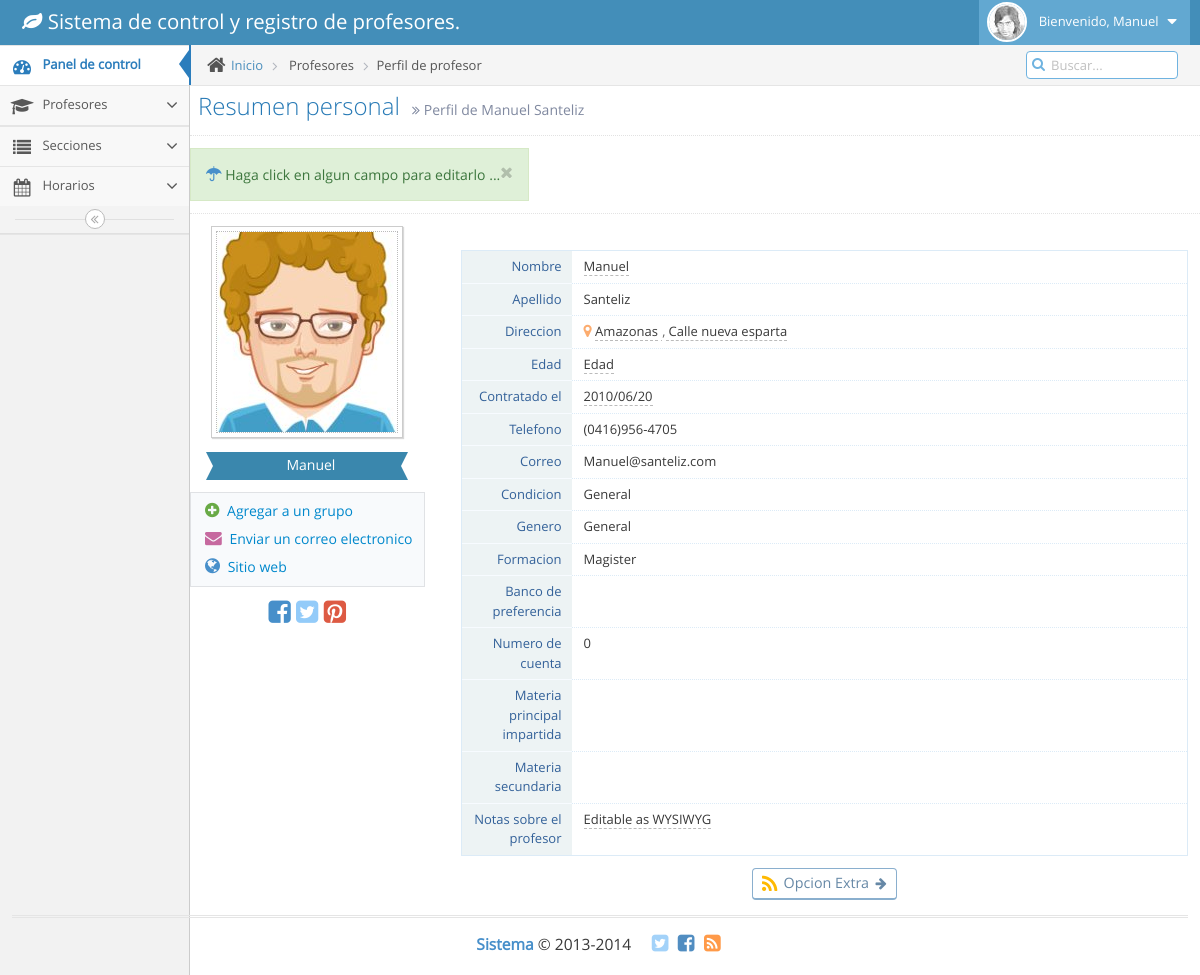
The app's page /perfil.php?id=6 (signed in) with its own data.
### tables this page shows
CREATE TABLE IF NOT EXISTS `profesores` (
  `ID` int(100) NOT NULL,
  `nombre` varchar(20) NOT NULL,
  `apellido` varchar(20) NOT NULL,
  `cedula` int(10) NOT NULL,
  `direccion` varchar(100) NOT NULL,
  `telefono` varchar(15) NOT NULL,
  `correo` varchar(40) NOT NULL,
  `genero` varchar(10) NOT NULL,
  `condicion` varchar(30) NOT NULL,
  `formacion` varchar(20) NOT NULL,
  `especialidad` varchar(50) NOT NULL,
  `estado` varchar(100) NOT NULL,
  `banco` varchar(100) NOT NULL,
  `nr_cuenta` bigint(40) NOT NULL,
  `materia1` varchar(30) NOT NULL,
  `materia2` varchar(30) NOT NULL,
  `materia3` varchar(30) NOT NULL,
  `seguro_social` int(40) NOT NULL,
  `sueldo` int(255) NOT NULL,
  `quejas` int(3) NOT NULL
);

### perfil.php (the view, shortened to what this page needs)
<?php
     require("config.php");
if (isset($_COOKIE["id_usuario"]) && isset($_COOKIE["marca_aleatoria_usuario"])){
   if ($_COOKIE["id_usuario"]!="" || $_COOKIE["marca_aleatoria_usuario"]!=""){
	$query = "  SELECT 	ID,
		                nombre,
		                apellido,
		                cedula,
		                direccion,
		                telefono,
		                correo,
		                genero,
		                condicion,
		                formacion,
		                especialidad,
		                estado,
		                banco,
		                nr_cuenta,
		                materia1,
		                materia2
            	FROM 	profesores
          		WHERE 	ID = :id
        ";
        $query_params = array(
            ':id' => $_GET['id']
        );
        try{
            $stmt = $db->prepare($query);
            $result = $stmt->execute($query_params);
        }
        catch(PDOException $ex){
		echo "<div class='panel-body'>
                <div class='alert alert-warning alert-dismissable'>
            	    <button type='button' class='close' data-dismiss='alert' aria-hidden='true'>&times;</button>
            	    Tenemos problemas al ejecutar la consulta :c El error es el siguiente:
				</div>
			 </div>" .$ex->getMessage();
		}
        $row = $stmt->fetch();
   }
}else{
	header('Location: index.php?accion=log_error');
	}
?>
<!DOCTYPE html>
<html lang="en">
	<head>
		<link rel="stylesheet" href="assets/css/bootstrap.min.css" />
		<link rel="stylesheet" href="assets/font-awesome/4.2.0/css/font-awesome.min.css" />
		<link rel="stylesheet" href="assets/css/jquery-ui.custom.min.css" />
		<link rel="stylesheet" href="assets/css/jquery.gritter.min.css" />
		<link rel="stylesheet" href="assets/css/select2.min.css" />
		<link rel="stylesheet" href="assets/css/datepicker.min.css" />
		<link rel="stylesheet" href="assets/css/bootstrap-editable.min.css" />
		<link rel="stylesheet" href="assets/css/ace.min.css" class="ace-main-stylesheet" id="main-ace-style" />
	</head>
	<body class="no-skin">
<div id="navbar" class="navbar navbar-default">
	<div class="navbar-container" id="navbar-container">
				<div class="navbar-header pull-left">
					<a href="index.php" class="navbar-brand">
						<small>
							<i class="fa fa-leaf"></i>
							Sistema de control y registro de profesores.
						</small>
					</a>
				</div>
								<div class="navbar-buttons navbar-header pull-right" role="navigation">
					<ul class="nav ace-nav">
						<li class="light-blue">
							<a data-toggle="dropdown" href="#" class="dropdown-toggle">
								<img class="nav-user-photo" src="assets/avatars/user.jpg" alt="Foto de <?php echo $row['nombre']?>" />
								<span class="user-info">
									Bienvenido, <?php echo $row['nombre']?>
								</span>
								<i class="ace-icon fa fa-caret-down"></i>
							</a>
						</li>
					</ul>
				</div>
			</div>
		</div>
		<div class="main-container" id="main-container">
			<div id="sidebar" class="sidebar responsive">
				<ul class="nav nav-list">
					<li class="active">
						<a href="index.php">
							<i class="menu-icon fa fa-tachometer"></i>
							<span class="menu-text"> Panel de control</span>
						</a>
					</li>
					<li class="">
						<a href="#" class="dropdown-toggle">
							<i class="menu-icon fa  fa-mortar-board"></i>
							<span class="menu-text">
								Profesores
							</span>
							<b class="arrow fa fa-angle-down"></b>
						</a>
					</li>
				</ul>
				<ul class="nav nav-list">
					<li class="">
						<a href="#" class="dropdown-toggle">
							<i class="menu-icon fa fa-list"></i>
							<span class="menu-text"> Secciones </span>
							<b class="arrow fa fa-angle-down"></b>
						</a>
					</li>
				<ul class="nav nav-list">
					<li class="">
						<a href="#" class="dropdown-toggle">
							<i class="menu-icon fa  fa-calendar"></i>
							<span class="menu-text"> Horarios </span>
							<b class="arrow fa fa-angle-down"></b>
						</a>
				<div class="sidebar-toggle sidebar-collapse" id="sidebar-collapse">
					<i class="ace-icon fa fa-angle-double-left" data-icon1="ace-icon fa fa-angle-double-left" data-icon2="ace-icon fa fa-angle-double-right"></i>
				</div>
			</div>
			<div class="main-content">
				<div class="main-content-inner">
					<div class="breadcrumbs" id="breadcrumbs">
						<ul class="breadcrumb">
							<li>
								<i class="ace-icon fa fa-home home-icon"></i>
								<a href="index.php">Inicio</a>
							</li>
							<li>
							<span>Profesores</span></li>
							<li class="active">Perfil de profesor</li>
						</ul>
						<div class="nav-search" id="nav-search">
							<form class="form-search">
								<span class="input-icon">
									<input type="text" placeholder="Buscar..." class="nav-search-input" id="nav-search-input" autocomplete="off" />
									<i class="ace-icon fa fa-search nav-search-icon"></i>
								</span>
							</form>
						</div>
					</div>
						<div class="page-header">
							<h1>
								Resumen personal
								<small>
									<i class="ace-icon fa fa-angle-double-right"></i>
									Perfil de <?php echo $row['nombre'] . " " . $row['apellido']; ; ?>
								</small>
							</h1>
						</div>
						<div class="row">
							<div class="col-xs-12">
								<div class="clearfix">
									<div class="pull-left alert alert-success no-margin">
										<button type="button" class="close" data-dismiss="alert">
											<i class="ace-icon fa fa-times"></i>
										</button>
										<i class="ace-icon fa fa-umbrella bigger-120 blue"></i>
										Haga click en algun campo para editarlo ...
									</div>
								</div>
								<div class="hr dotted"></div>
								<div>
									<div id="user-profile-1" class="user-profile row">
										<div class="col-xs-12 col-sm-3 center">
											<div>
												<span class="profile-picture">
													<img id="avatar" class="editable img-responsive" alt="Alex's Avatar" src="assets/avatars/profile-pic.jpg" />
												</span>
												<div class="space-4"></div>
												<div class="width-80 label label-info label-xlg arrowed-in arrowed-in-right">
													<div class="inline position-relative">
															<span class="white"><?php echo $row['nombre']; ?></span>
													</div>
												</div>
											</div>
											<div class="space-6"></div>
											<div class="profile-contact-info">
												<div class="profile-contact-links align-left">
													<a href="#" class="btn btn-link">
														<i class="ace-icon fa fa-plus-circle bigger-120 green"></i>
														Agregar a un grupo
													</a>
													<a href="#" class="btn btn-link">
														<i class="ace-icon fa fa-envelope bigger-120 pink"></i>
														Enviar un correo electronico
													</a>
													<a href="#" class="btn btn-link">
														<i class="ace-icon fa fa-globe bigger-125 blue"></i>
														Sitio web
													</a>
												</div>
												<div class="space-6"></div>
												<div class="profile-social-links align-center">
													<a href="#" class="tooltip-info" title="" data-original-title="Facebook">
														<i class="middle ace-icon fa fa-facebook-square fa-2x blue"></i>
													</a>
													<a href="#" class="tooltip-info" title="" data-original-title="Twitter">
														<i class="middle ace-icon fa fa-twitter-square fa-2x light-blue"></i>
													</a>
													<a href="#" class="tooltip-error" title="" data-original-title="Pinterest">
														<i class="middle ace-icon fa fa-pinterest-square fa-2x red"></i>
													</a>
												</div>
											</div>
										</div>
										<div class="col-xs-12 col-sm-9">
										<div class="space-12"></div>
											<div class="profile-user-info profile-user-info-striped">
												<div class="profile-info-row">
													<div class="profile-info-name"> Nombre </div>
													<div class="profile-info-value">
														<span class="editable" id="nombre"><?php echo $row['nombre']; ?></span>
													</div>
												</div>
												<div class="profile-info-row">
													<div class="profile-info-name"> Apellido </div>
													<div class="profile-info-value">
														<span class="editable" id="apellido"><?php echo $row['apellido']; ?></span>
													</div>
												</div>
													<div class="profile-info-name"> Direccion </div>
													<div class="profile-info-value">
														<i class="fa fa-map-marker light-orange bigger-110"></i>
														<span class="editable" id="estado"><?php echo $row['estado']; ?></span>
														<span class="editable" id="direccion"><?php echo $row['direccion']; ?></span>
													</div>
												<div class="profile-info-row">
													<div class="profile-info-name"> Edad </div>
													<div class="profile-info-value">
														<span class="editable" id="edad">Edad</span>
													</div>
												</div>
												<div class="profile-info-row">
													<div class="profile-info-name"> Contratado el </div>
													<div class="profile-info-value">
														<span class="editable" id="contrato_fecha">2010/06/20</span>
													</div>
												</div>
												<div class="profile-info-row">
													<div class="profile-info-name"> Telefono </div>
													<div class="profile-info-value">
														<span class="editable" id="telefono"><?php echo $row['telefono']; ?></span>
													</div>
												</div>
												<div class="profile-info-row">
													<div class="profile-info-name"> Correo </div>
													<div class="profile-info-value">
														<span class="editable" id="cedula"><?php echo $row['correo']; ?></span>
													</div>
												</div>
												<div class="profile-info-row">
													<div class="profile-info-name"> Condicion </div>
													<div class="profile-info-value">
														<span class="editable" id="cedula"><?php echo $row['condicion']; ?></span>
													</div>
												</div>
												<div class="profile-info-row">
													<div class="profile-info-name"> Genero </div>
													<div class="profile-info-value">
														<span class="editable" id="cedula"><?php echo $row['condicion']; ?></span>
													</div>
												</div>
												<div class="profile-info-row">
													<div class="profile-info-name"> Formacion </div>
													<div class="profile-info-value">
														<span class="editable" id="cedula"><?php echo $row['formacion']; ?></span>
													</div>
												</div>
												<div class="profile-info-row">
													<div class="profile-info-name"> Banco de preferencia </div>
													<div class="profile-info-value">
													</div>
												</div>
												<div class="profile-info-row">
													<div class="profile-info-name"> Numero de cuenta </div>
													<div class="profile-info-value">
														<span class="editable" id="cedula"><?php echo $row['nr_cuenta']; ?></span>
													</div>
												</div>
												<div class="profile-info-row">
													<div class="profile-info-name"> Materia principal impartida </div>
													<div class="profile-info-value">
													</div>
												</div>
												<div class="profile-info-row">
													<div class="profile-info-name"> Materia secundaria </div>
													<div class="profile-info-value">
													</div>
												</div>
												<div class="profile-info-row">
													<div class="profile-info-name"> Notas sobre el profesor </div>
													<div class="profile-info-value">
														<span class="editable" id="about">Editable as WYSIWYG</span>
													</div>
												</div>
											</div>
											<div class="space-6"></div>
											<div class="center">
												<button type="button" class="btn btn-sm btn-primary btn-white btn-round">
													<i class="ace-icon fa fa-rss bigger-150 middle orange2"></i>
													<span class="bigger-110">Opcion Extra</span>
													<i class="icon-on-right ace-icon fa fa-arrow-right"></i>
												</button>
											</div>
										</div>
									</div>
								</div>
							</div>
						</div>
							</div>
						</div>
					</div>
			<div class="footer">
				<div class="footer-inner">
					<div class="footer-content">
						<span class="bigger-120">
							<span class="blue bolder">Sistema</span>
							&copy; 2013-2014
						</span>
						<span class="action-buttons">
							<a href="#">
								<i class="ace-icon fa fa-twitter-square light-blue bigger-150"></i>
							</a>
							<a href="#">
								<i class="ace-icon fa fa-facebook-square text-primary bigger-150"></i>
							</a>
							<a href="#">
								<i class="ace-icon fa fa-rss-square orange bigger-150"></i>
							</a>
						</span>
					</div>
				</div>
			</div>
	</body>
</html>

### records on screen
profesores: nombre "Manuel", apellido "Santeliz", estado "Amazonas", direccion "Calle nueva esparta", telefono "(0416)956-4705", correo "Manuel@santeliz.com", condicion "General", formacion "Magister", nr_cuenta "0"
